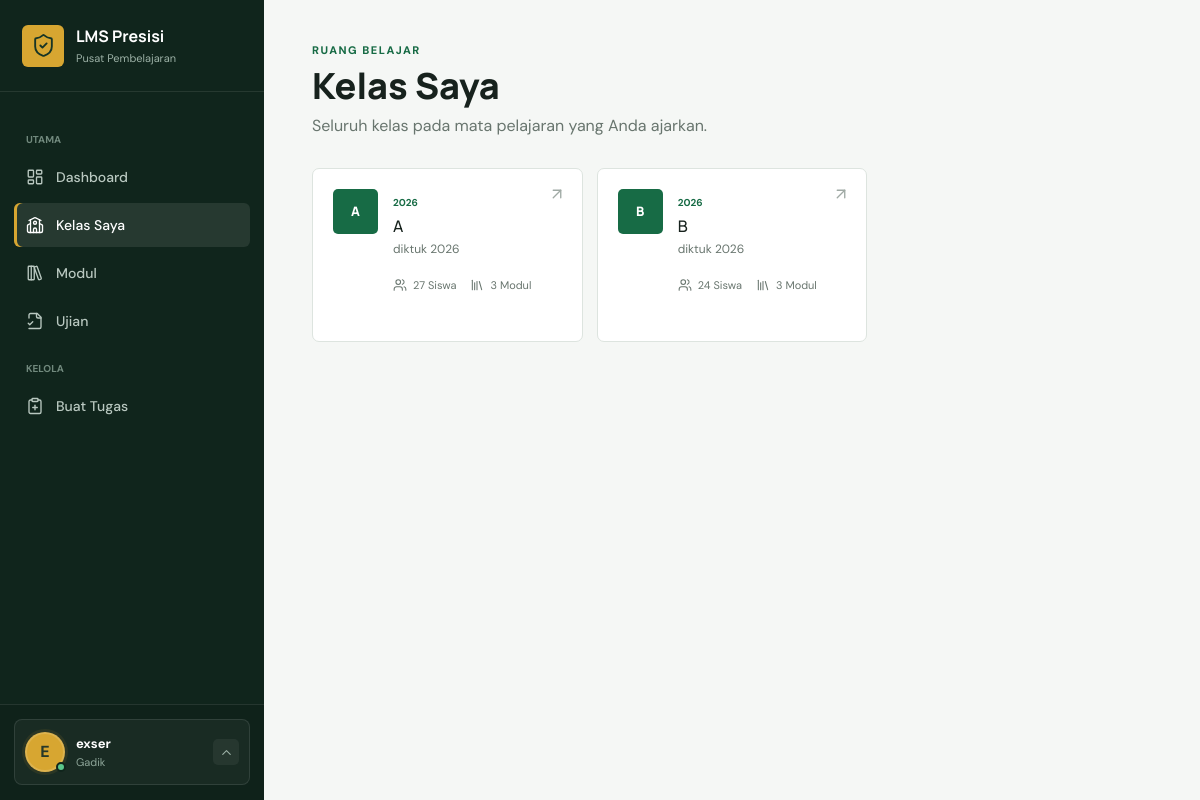
The page /kelas/ (signed in) on the database its author committed.
### lms/models.py (models this page shows, shortened)
class CustomUser(AbstractUser):
    class Role(models.TextChoices):
        ADMIN = "ADMIN", "Admin"
        GADIK = "GADIK", "Gadik"
        SERDIK = "SERDIK", "Serdik"
    nama_lengkap = models.CharField(max_length=255, blank=True)
    nip_nrp = models.CharField(max_length=30, unique=True, null=True, blank=True)
    tempat_lahir = models.CharField(max_length=100, blank=True)
    tanggal_lahir = models.DateField(null=True, blank=True)
    asal_pengiriman = models.CharField(max_length=150, blank=True)
    alamat = models.TextField(blank=True)
    role = models.CharField(max_length=10, choices=Role.choices, default=Role.SERDIK)
    @property
    def display_name(self):
        return self.nama_lengkap or self.get_full_name() or self.username

class Kelas(models.Model):
    nama_kelas = models.CharField(max_length=50)
    kurikulum = models.ForeignKey(Kurikulum, on_delete=models.PROTECT, related_name="kelas")
    gadik_pembina = models.ForeignKey(
        CustomUser,
        on_delete=models.SET_NULL,
        null=True,
        blank=True,
        limit_choices_to={"role": CustomUser.Role.GADIK},
        related_name="kelas_binaan",
    )
    class Meta:
        ordering = ["nama_kelas"]
        verbose_name_plural = "Kelas"

class Kurikulum(models.Model):
    nama_kurikulum = models.CharField(max_length=150)
    tahun_ajaran = models.CharField(max_length=10)
    is_active = models.BooleanField(default=True)
    class Meta:
        ordering = ["-is_active", "-tahun_ajaran", "nama_kurikulum"]
        verbose_name_plural = "Kurikulum"

### lms/views.py (the view)
# urls.py: path("kelas/", views.daftar_kelas, name="daftar_kelas"),
@login_required
def daftar_kelas(request):
    kelas = kelas_for_user(request.user).annotate(
        jumlah_anggota=Count("anggota", distinct=True),
        jumlah_modul=Count("modul", distinct=True),
    )
    return render(request, "lms/daftar_kelas.html", {"kelas": kelas})

### lms/views.py (called while the page is built)
def kelas_for_user(user):
    queryset = Kelas.objects.select_related("kurikulum", "gadik_pembina")
    if user.is_superuser or user.role == CustomUser.Role.ADMIN:
        return queryset
    if user.role == CustomUser.Role.GADIK:
        return queryset.filter(
            Q(gadik_pembina=user) | Q(kurikulum__mata_pelajaran__gadik_pengajar=user)
        ).distinct()
    return queryset.filter(anggota__serdik=user)

### templates/lms/daftar_kelas.html (shortened to what this page needs)
{% extends 'base.html' %}
{% block content %}
{% if user.role == 'ADMIN' or user.is_superuser %}
<header class="page-heading heading-with-action"><div><p class="eyebrow">RUANG BELAJAR</p><h1>Daftar Kelas</h1><p>Kelola kelas dan penempatan siswa.</p></div><a class="btn btn-primary px-4 py-2" href="{% url 'tambah_kelas' %}"><i data-lucide="plus"></i>Tambah Kelas</a></header>
<div class="card border-0 shadow-sm overflow-hidden"><div class="table-responsive"><table class="table table-hover align-middle mb-0">
    <thead class="table-light"><tr><th class="ps-4">Kelas</th><th>Kurikulum</th><th>Gadik Pembina</th><th>Siswa</th><th>Modul</th><th class="text-end pe-4">Aksi</th></tr></thead>
    <tbody>{% for item in kelas %}<tr><td class="ps-4"><strong>{{ item.nama_kelas }}</strong></td><td>{{ item.kurikulum.nama_kurikulum }}<small>{{ item.kurikulum.tahun_ajaran }}</small></td><td>{{ item.gadik_pembina.display_name|default:"-" }}</td><td><span class="badge bg-primary-subtle text-primary-emphasis rounded-pill">{{ item.jumlah_anggota }} siswa</span></td><td>{{ item.jumlah_modul }}</td><td class="text-end pe-4"><div class="d-flex justify-content-end gap-2 flex-wrap"><a class="btn btn-outline-secondary btn-sm" href="{% url 'detail_kelas' item.pk %}"><i data-lucide="eye"></i>Lihat Kelas</a><a class="btn btn-outline-success btn-sm" href="{% url 'kelola_anggota_kelas' item.pk %}"><i data-lucide="users"></i>Kelola Siswa</a></div></td></tr>{% empty %}<tr><td colspan="6"><div class="empty-state compact"><i data-lucide="school"></i><p>Belum ada kelas yang terdaftar.</p></div></td></tr>{% endfor %}</tbody>
</table></div></div>
{% elif user.role == 'GADIK' %}
<header class="page-heading"><p class="eyebrow">RUANG BELAJAR</p><h1>Kelas Saya</h1><p>Seluruh kelas pada mata pelajaran yang Anda ajarkan.</p></header>
<div class="class-grid class-grid-wide">
    {% for item in kelas %}
    <a class="class-card class-card-large" href="{% url 'detail_kelas' item.pk %}">
        <span class="class-code">{{ item.nama_kelas|slice:":2"|upper }}</span>
        <div class="flex-grow-1"><small>{{ item.kurikulum.tahun_ajaran }}</small><h3>{{ item.nama_kelas }}</h3><p>{{ item.kurikulum.nama_kurikulum }}</p><span class="meta-line"><i data-lucide="users"></i>{{ item.jumlah_anggota }} Siswa <i data-lucide="library"></i>{{ item.jumlah_modul }} Modul</span></div>
        <i data-lucide="arrow-up-right" class="class-arrow"></i>
    </a>
    {% empty %}<div class="empty-state"><i data-lucide="school"></i><h3>Belum ada kelas</h3><p>Belum ada kelas pada mata pelajaran yang Anda ajarkan.</p></div>{% endfor %}
</div>
{% endif %}
{% endblock %}

### templates/base.html (shortened to what this page needs)
{% load static %}
<!doctype html>
<html lang="id">
<head>
    <link href="https://cdn.jsdelivr.net/npm/bootstrap@5.3.8/dist/css/bootstrap.min.css" rel="stylesheet">
    <link rel="stylesheet" href="{% static 'css/app.css' %}">
</head>
<body>
    <div class="app-shell">
        <aside class="sidebar offcanvas-lg offcanvas-start" tabindex="-1" id="sidebar">
            <div class="sidebar-head">
                <a class="brand" href="{% url 'dashboard' %}">
                    <span class="brand-mark"><i data-lucide="shield-check"></i></span>
                    <span><strong>LMS Presisi</strong><small>Pusat Pembelajaran</small></span>
                </a>
            </div>
            <nav class="sidebar-nav">
                <span class="nav-caption">UTAMA</span>
                <a href="{% url 'dashboard' %}" class="nav-item {% if request.resolver_match.url_name == 'dashboard' %}active{% endif %}">
                    <i data-lucide="layout-dashboard"></i><span>Dashboard</span>
                </a>
                <a href="{% url 'daftar_kelas' %}" class="nav-item {% if 'kelas' in request.path %}active{% endif %}">
                    <i data-lucide="school"></i><span>{% if user.role == 'ADMIN' or user.is_superuser %}Daftar Kelas{% else %}Kelas Saya{% endif %}</span>
                </a>
                <a href="{% url 'daftar_modul' %}" class="nav-item {% if request.resolver_match.url_name == 'daftar_modul' %}active{% endif %}">
                    <i data-lucide="library-big"></i><span>Modul</span>
                </a>
                <a href="{% url 'daftar_ujian' %}" class="nav-item {% if 'ujian' in request.resolver_match.url_name %}active{% endif %}">
                    <i data-lucide="file-check-2"></i><span>Ujian</span>
                </a>
                {% if user.role == 'GADIK' or user.role == 'ADMIN' or user.is_superuser %}
                <span class="nav-caption">KELOLA</span>
                <a href="{% url 'buat_tugas' %}" class="nav-item"><i data-lucide="clipboard-plus"></i><span>Buat Tugas</span></a>
                {% endif %}
            </nav>
            <div class="sidebar-user dropup">
                <button class="sidebar-user-trigger" type="button" data-bs-toggle="dropdown" data-bs-display="static" aria-expanded="false" aria-label="Buka menu profil">
                    <span class="account-avatar">
                        <span class="avatar">{{ user.display_name|slice:":1"|upper }}</span>
                        <span class="account-status" aria-hidden="true"></span>
                    </span>
                    <span class="user-copy"><strong>{{ user.display_name }}</strong><small>{{ user.get_role_display }}</small></span>
                    <span class="sidebar-user-chevron"><i data-lucide="chevron-up"></i></span>
                </button>
            </div>
        </aside>
        <main class="main-content">
            <div class="content-wrap">
                {% block content %}{% endblock %}
            </div>
        </main>
    </div>
</body>
</html>

### rows shown on the page
CustomUser: display_name "E", display_name "exser", role "Gadik"
Kelas: nama_kelas "A", kurikulum.tahun_ajaran "2026", kurikulum.nama_kurikulum "diktuk 2026", jumlah_anggota "27", jumlah_modul "3"
Kelas: nama_kelas "B", kurikulum.tahun_ajaran "2026", kurikulum.nama_kurikulum "diktuk 2026", jumlah_anggota "24", jumlah_modul "3"
